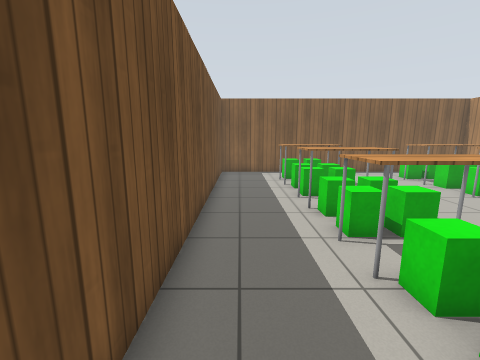
view 1 (above)

13 first-person views from a walk through a Gazebo world. The camera is 1.2 m above the floor, tilts 10° down and sees 90° across. The floor is counted in squares, 0.5 m on a side. Each view is taken from the middle of a square. On the plan, view 1 faces up. The plan holds only what a view shows up to about 16 squares ahead; the rest is blank. Gazebo's built-in surfaces are drawn with simple patterns.

view 2
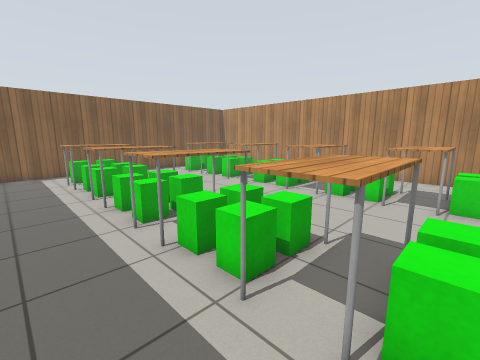

view 3
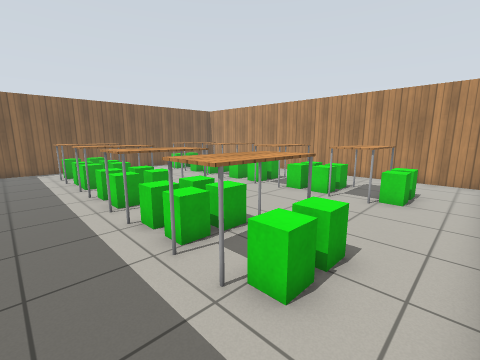

view 4
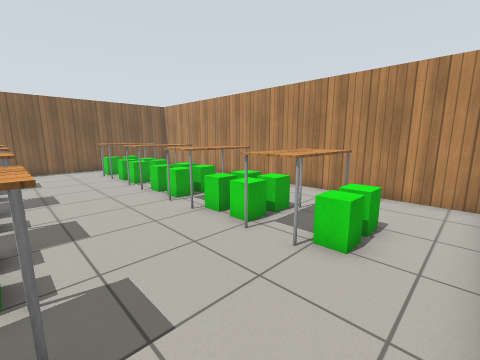

view 5
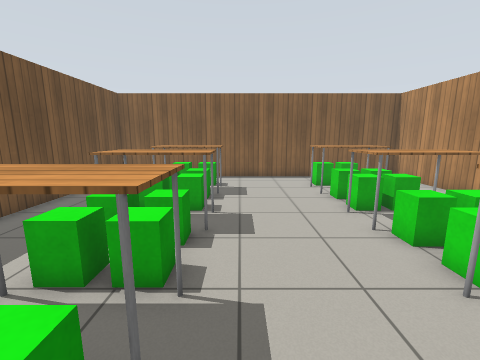

view 6
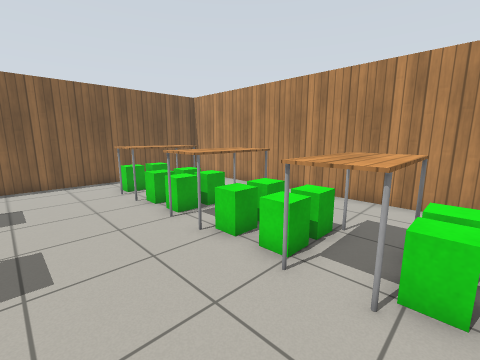

view 7
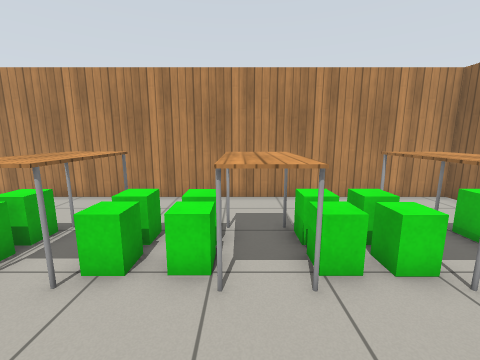

view 8
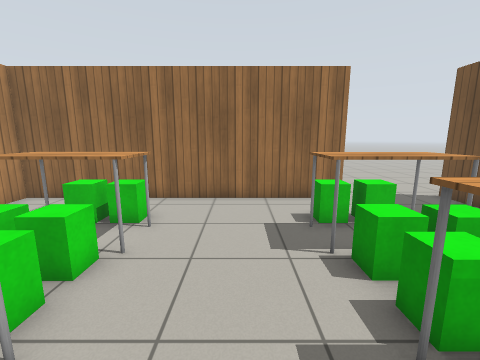

view 9
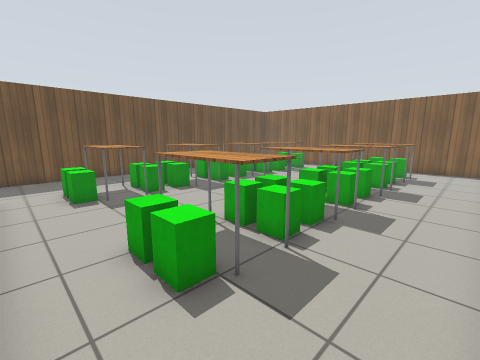

view 10
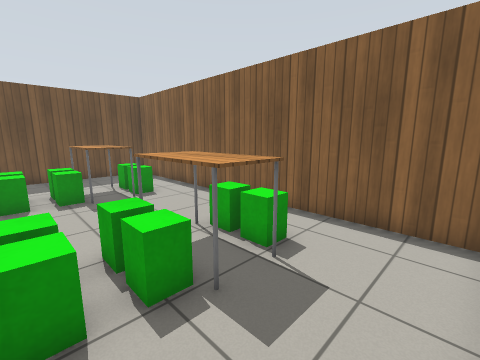

view 11
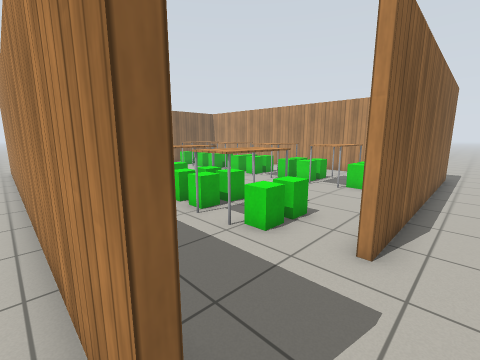

view 12
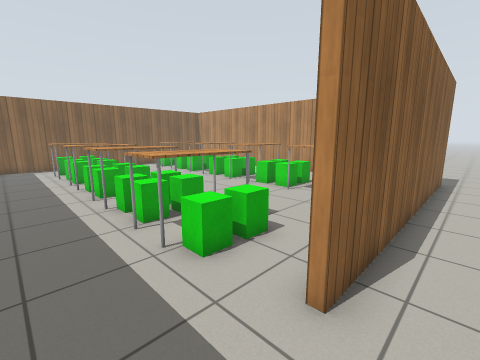

view 13
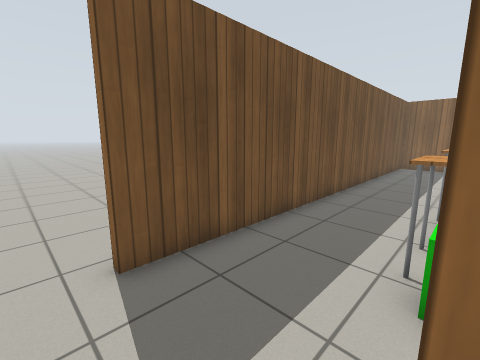

### Floor plan
Points are (right, up) in squares from view 1. A wall is a line through its corners. A room is listed if a view was taken in it or the views show most of it. See-through windows are left out.
Room 1 (views 1, 2, 3, 4, 5, 6, 7, 8, 9, 10, 12)
walls: (2.9, -3.8) (2.9, -3.4) (15.6, -3.4) (15.6, 17) (-1.3, 17) (-1.3, -3.8)
ways out: opening at (-1, -4.5) to room 2; opening at (3, -5) to room 3
objects: table (2, 0) to (5, 1); table (2, 4) to (5, 5); table (2, 13) to (5, 13); green box (3, -1); green box (3, 2); green box (3, 3) to (3, 4); green box (3, 6); green box (3, 7) to (3, 8); table (3, 9) to (5, 9); green box (3, 10); green box (3, 12); green box (3, 14) to (3, 15); green box (4, -1) to (5, -1); green box (4, 2) to (5, 2); green box (4, 3) to (5, 4); green box (4, 6) to (5, 6); green box (4, 7) to (5, 8); green box (4, 10); green box (4, 12) to (5, 12); green box (4, 14) to (5, 14); green box (10, -1) to (11, -1); table (10, 0) to (12, 1); green box (10, 2) to (11, 2); green box (10, 3) to (11, 4); table (10, 5) to (12, 5); green box (10, 6) to (11, 6); green box (10, 7) to (11, 8); table (10, 9) to (12, 9); green box (10, 10) to (11, 10); green box (10, 11) to (10, 12); table (10, 13) to (12, 13); green box (10, 14) to (11, 14); green box (11, 3) to (12, 4); green box (11, 11) to (12, 12); green box (12, -1); green box (12, 2); green box (12, 6); green box (12, 7) to (12, 8); green box (12, 10); green box (12, 14)
Room 2 (view 11)
walls: (-1.6, -3.9) (-1.6, 17)
ways out: opening at (-1, -4.5) to room 1
Room 3 (view 13)
walls: (16, -3.8) (2.9, -3.8)
ways out: opening at (3, -5) to room 1

Positions as (right, up) in squares from view 1, and headings:
1: (0, 0), facing up
2: (0, -1), facing up-right
3: (0, -3), facing up-right
4: (5, -3), facing up-right
5: (6, 2), facing up
6: (6, 3), facing up-right
7: (6, 5), facing right
8: (7, 6), facing down
9: (15, -3), facing up-left
10: (15, 10), facing up-left
11: (-2, -5), facing up-right
12: (0, -5), facing up-right
13: (3, -5), facing up-left
